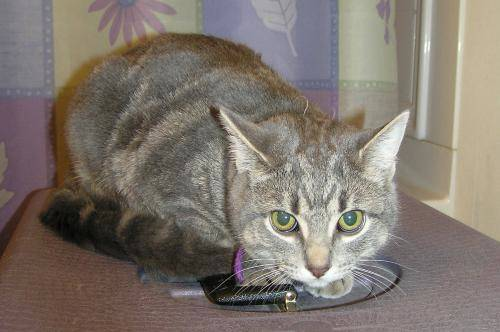
#> input picture images/cat.82.jpg, 500 x 332 px
$ jupyter execute --allow-errors '直方图.ipynb'   (shell and % lines are left out)
#> lines starting #> are read from the running program, lines starting #| are printed output that depends on the picture; after the words box and inside, x2 and y2 are one past the last pixel; in counts of white or black regions, pixels touching at a corner belong together
[cell 1]
import cv2
import matplotlib.pyplot as plt
import numpy as np

*cv2.calcHist(images,channels,mask,hiseSize,ranges)*
 - images 原图像格式为uint8或float32，当传入函数时应使用中括号例如[img]
 - channels 同样用中括号括起来，如果传入的图像为灰度图，那么它的值为[0]，如果为彩色图像，则可为[0][1][2]分别对应 BGR
 - mask：掩模图像，统计整幅图的直方图就把它设为None，但是如果是统计图像的某一部分，则就制作一个掩模图像并使用它
 - histSize: BIN的数目。也应用中括号括起来
 - ranges： 像素值范围常为[0-256]

[cell 2]
img = cv2.imread('images/cat.82.jpg',0) # 0表示灰度图
#> img: shape (332, 500); min 0, max 255, mean 120.1
hist = cv2.calcHist([img],[0],None,[256],[0,256])
#> hist = 256 values, max 2102 at index 124, min 6 at index 254, mean 648.4
hist.shape
#> Out = (256, 1)

[cell 3]
plt.hist(img.ravel(),256)
plt.show()
#> figure, not shown here; tallest bar 2102 high, from x = 123.5 to 124.5

[cell 4]
img = cv2.imread('images/cat.82.jpg')
#> img is the input picture: shape (332, 500, 3); mean B, G, R 110, 118.4, 127.3
color = ['b','g','r']
for i,col in enumerate(color):
    histr = cv2.calcHist([img],[i],None,[256],[0,256])
    plt.plot(histr,color=col)
    plt.xlim([0,256])
#> figure, not shown here; curve peaks at x = 119, y = 2305; curve peaks at x = 121, y = 2057; curve peaks at x = 123, y = 2517

#### mask 操作

[cell 5]
def cv_show(name,src):
#> called with name = 'mask'
    cv2.imshow(name,src)
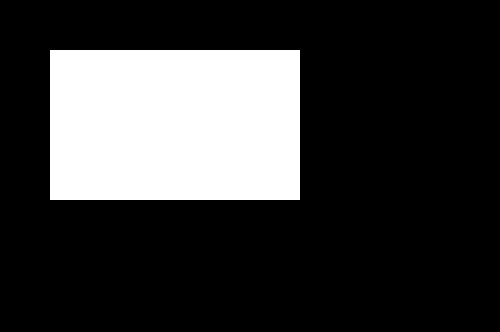
#> window 'mask': shape (332, 500); 22.6% white; 1 white region, box (x1, y1, x2, y2) and area: (50, 50, 300, 200) 37500
    cv2.waitKey(0)
    cv2.destroyAllWindows()

[cell 6]
mask = np.zeros(img.shape[:2],np.uint8)
mask[50:200,50:300] = 255
cv_show('mask',mask)

[cell 7]
img = cv2.imread('images/dog.1234.jpg',0)
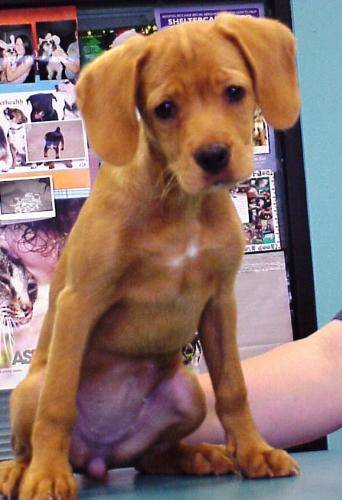
#> input picture images/dog.1234.jpg, 342 x 500 px
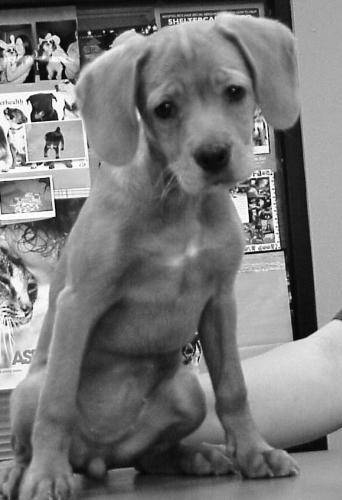
#> img: shape (500, 342); min 0, max 255, mean 120.2
cv_show('img',img)

#> (a cell that did not finish here is left out)

[cell 9]
hist_full = cv2.calcHist([img],[0],None,[256],[0,256])
#> hist_full = 256 values, max 1723 at index 172, min 12 at index 1, mean 668
#> (the rest of this cell did not finish here and is left out)

[cell 10]
plt.subplot(221),plt.imshow(img,'gray')
plt.subplot(222),plt.imshow(mask,'gray')
#> (the rest of this cell did not finish here and is left out)

#### 直方图均衡化

[cell 11]
img = cv2.imread('images/dog.1124.jpg',0)
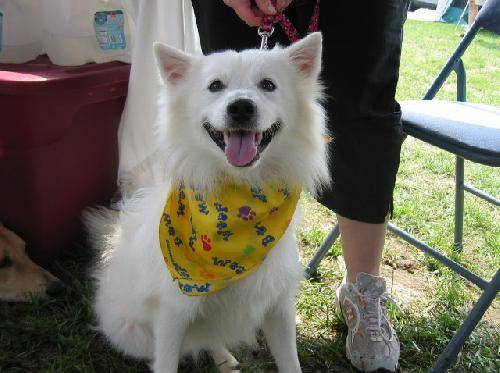
#> input picture images/dog.1124.jpg, 500 x 373 px
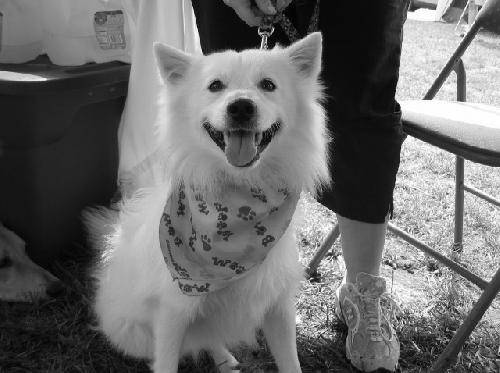
#> img: shape (373, 500); min 0, max 255, mean 108
plt.hist(img.ravel(),256)
plt.show()
#> figure, not shown here; tallest bar 2827 high, from x = 20.92 to 21.91

[cell 12]
equ = cv2.equalizeHist(img)
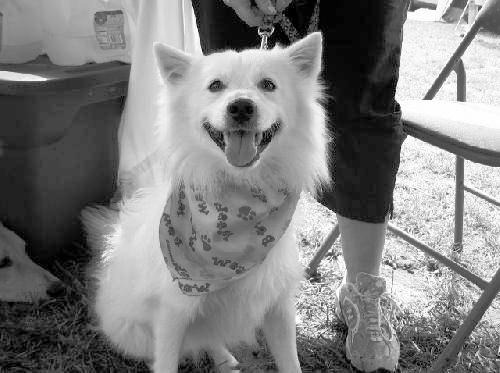
#> equ: shape (373, 500); min 0, max 255, mean 128.1
plt.hist(equ.ravel(),256)
plt.show()
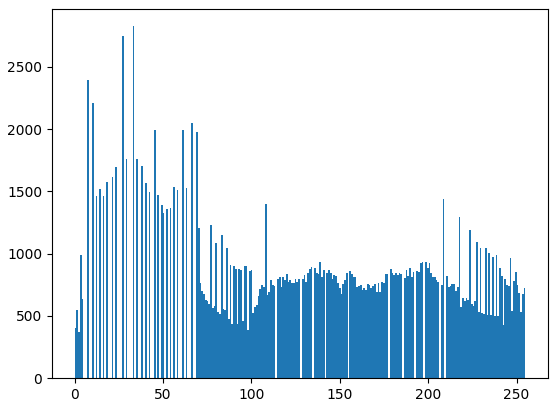
#> figure drawn by matplotlib, 1 panel; tallest bar 2827 high, from x = 32.87 to 33.87

[cell 13]
res = np.hstack([img,equ])
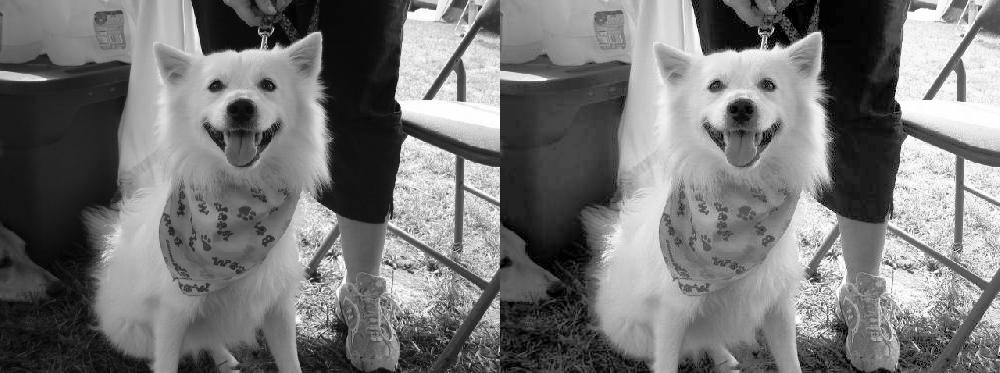
#> res: shape (373, 1000); min 0, max 255, mean 118
cv_show('res',res)

 *不一定均衡化之后图像效果就会变好，有时候均衡化会使图像丢失一些细节*
 *可以分模块进行均衡化 ———> 自适应直方图均衡化*

[cell 14]
clahe = cv2.createCLAHE(clipLimit=2.0,tileGridSize=(8,8))

[cell 15]
res_clahe = clahe.apply(img)
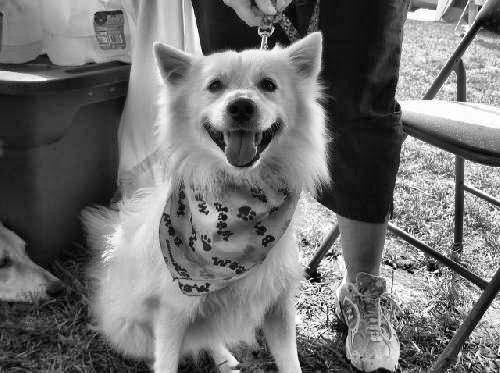
#> res_clahe: shape (373, 500); min 0, max 255, mean 113.5
res = np.hstack([img,equ,res_clahe])
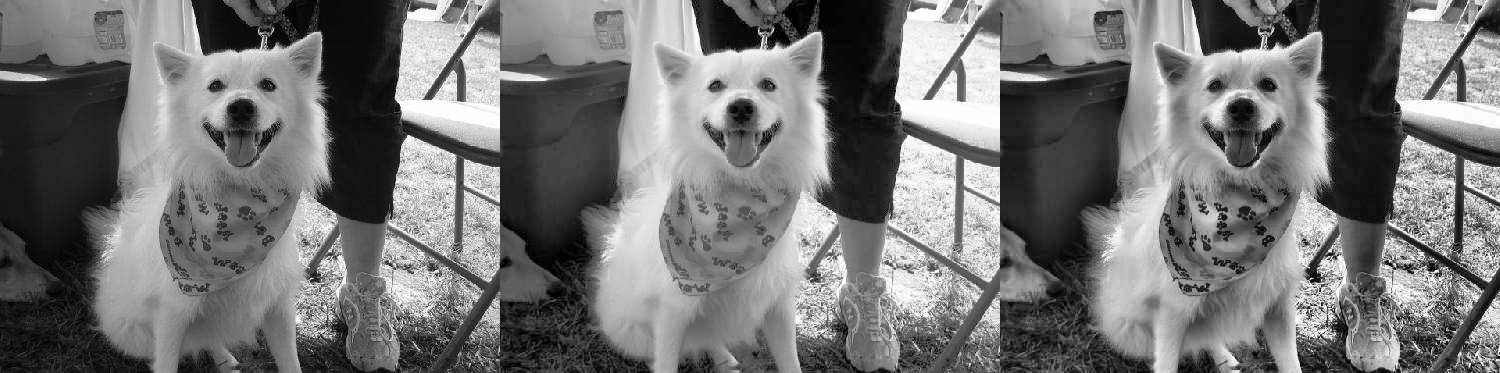
#> res: shape (373, 1500); min 0, max 255, mean 116.5
cv_show('res',res)
